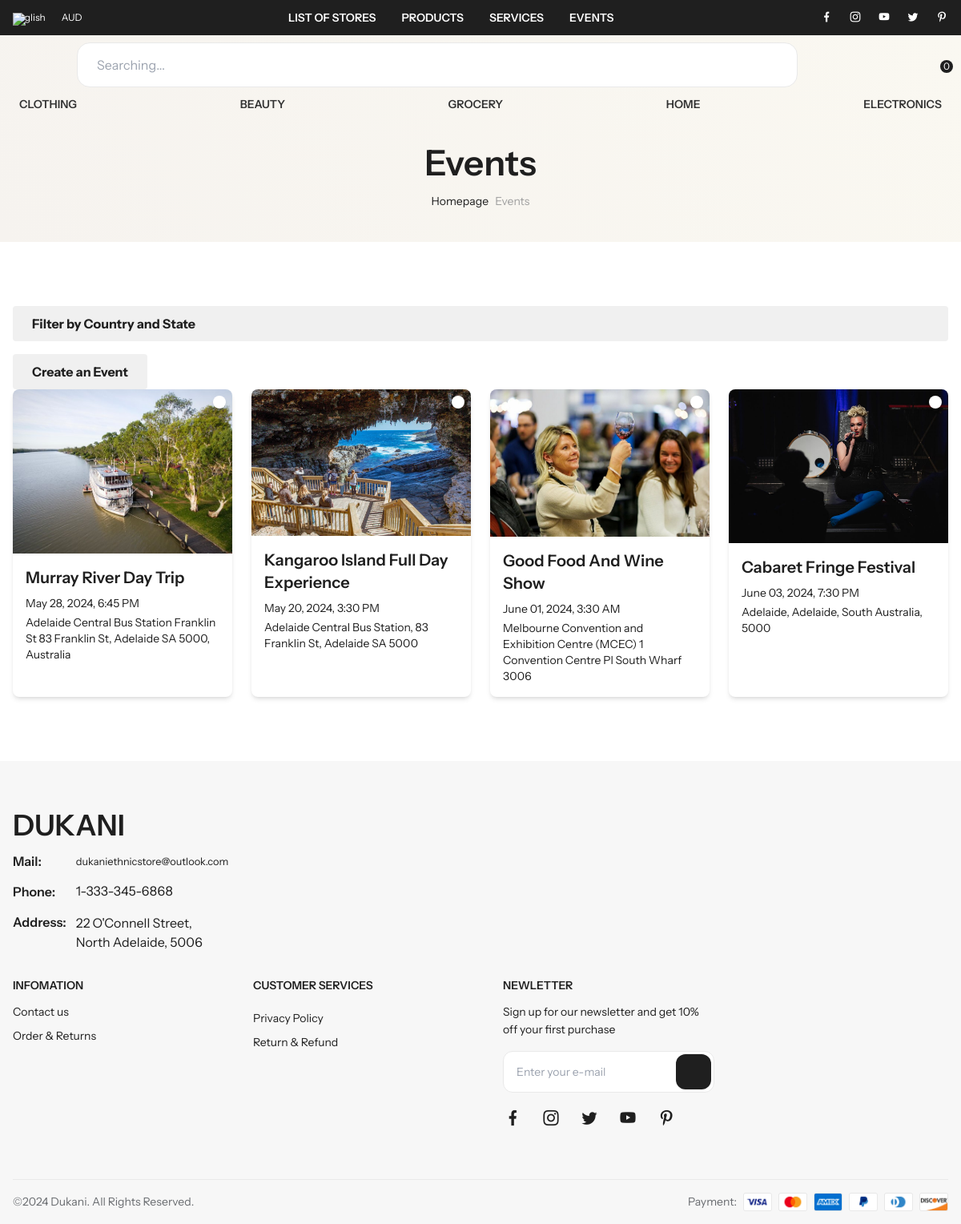
Screenshot of /events/ with the database file from the repository.
### business/models.py (models this page shows, shortened)
class Event(models.Model):
    organizer = models.ForeignKey(CustomUser, on_delete=models.CASCADE, related_name='organized_events')
    title = models.CharField(max_length=200)
    description = models.TextField()
    country = models.ForeignKey('Country', on_delete=models.CASCADE, related_name='events')
    state = models.ForeignKey('State', on_delete=models.CASCADE, related_name='events')
    start_time = models.DateTimeField()
    location = models.CharField(max_length=255)
    banner_image = models.ImageField(upload_to='event_banners/', blank=True, null=True)
    created_at = models.DateTimeField(default=timezone.now)
    is_featured = models.BooleanField(default=False)

### business/views.py (the view, shortened to what this page needs)
# urls.py: path('events/', views.events, name='events'),
def events(request):
    events = Event.objects.all().select_related('organizer', 'country', 'state')
    countries = Country.objects.all()
    states = State.objects.all()
    country_filter = request.GET.getlist('country')
    state_filter = request.GET.getlist('state')
    if country_filter and state_filter:
        events = events.filter(
            Q(country__in=country_filter) &
            Q(state__in=state_filter)
        )
    elif country_filter:
        events = events.filter(country__in=country_filter)
    elif state_filter:
        events = events.filter(state__in=state_filter)
    if request.user.is_authenticated:
        saved_event_ids = request.user.saved_events.values_list('event_id', flat=True)
        for event in events:
            event.is_saved = event.id in saved_event_ids
    else:
        for event in events:
            event.is_saved = False
    context = {
        'events': events,
        'countries': countries,
        'states': states,
        'selected_countries': country_filter,
        'selected_states': state_filter,
    }
    return render(request, 'business/events.html', context)

### business/context_processors.py (called while the page is built)
def cart_data(request):
    if request.user.is_authenticated:
        cart_items = Cart.objects.filter(user=request.user)
        total_price = sum(item.product.price * item.quantity for item in cart_items)
        item_prices = defaultdict(float)
        cart_variations = defaultdict(list)
        for item in cart_items:
            item_price = item.product.price * item.quantity
            item_prices[item.id] = item_price
            variations = CartItemVariation.objects.filter(cart=item)
            cart_variations[item.id] = [v.product_variation.value for v in variations]
    else:
        cart_items = []
        total_price = 0
        item_prices = {}
        cart_variations = {}
    return {
        'cart_items': cart_items,
        'total_price': total_price,
        'item_prices': item_prices,
        'cart_variations': cart_variations,
    }

def cart_item_count(request):
    if request.user.is_authenticated:
        cart_items = Cart.objects.filter(user=request.user).aggregate(total_quantity=Sum('quantity'))
        return {'cart_item_count': cart_items['total_quantity'] or 0}
    else:
        return {'cart_item_count': 0}

def unread_message_count(request):
    if request.user.is_authenticated:
        unread_count = Message.objects.filter(
            recipient=request.user,
            is_read=False
        ).filter(
            Q(business__isnull=True) | Q(business__isnull=False)
        ).count()
    else:
        unread_count = 0
    return {
        'unread_message_count': unread_count,
    }

def business_order_count(request):
    order_count = 0
    if request.user.is_authenticated and hasattr(request.user, 'business'):
        business = request.user.business
        order_count = Order.objects.filter(items__product__business=business, order_status='ordered').distinct().count()
    return {'business_order_count': order_count}

def popular_products(request):
    popular_products = Product.objects.filter(is_popular=True)
    return {
        'popular_products': popular_products
    }

### business/templates/business/events.html (shortened to what this page needs)
{% extends "business/base.html" %}
{% load static %}
{% block slider %}
<div class="breadcrumb-block style-shared">
    <div class="breadcrumb-main bg-linear overflow-hidden">
        <div class="container lg:pt-[134px] pt-24 pb-10 relative">
            <div class="main-content w-full h-full flex flex-col items-center justify-center relative z-[1]">
                <div class="text-content">
                    <div class="heading2 text-center">Events</div>
                    <div class="link flex items-center justify-center gap-1 caption1 mt-3">
                        <a href='{% url "home" %}'>Homepage</a>
                        <div class='text-secondary2 capitalize'>Events</div>
                    </div>
                </div>
            </div>
        </div>
    </div>
</div>
{% endblock slider %}
{% block content %}
<div class='blog list md:py-20 py-10'>
    <div class="container">
        <div class="mb-4 flex flex-col md:flex-row gap-4">
            <button id="toggleFilters" class="w-full md:w-auto py-2 px-4 bg-gray-200 text-gray-800 rounded" style="padding: 10px; background-color: #f0f0f0; border: none; text-align: left; font-weight: bold; cursor: pointer;">
                Filter by Country and State
            </button>
            <a href="{% url "create_event" %}">
                <button class="w-full md:w-auto py-2 px-4 bg-gray-200 text-gray-800 rounded" style="padding: 10px; background-color: #f0f0f0; border: none; text-align: left; font-weight: bold; cursor: pointer;">
                    Create an Event
                </button>
            </a>
        </div>
        <div class="flex flex-col gap-y-12">
            <div id="event-list" class="grid grid-cols-1 sm:grid-cols-2 lg:grid-cols-4 gap-6">
                {% for event in events %}
                    <div class="event-card bg-white rounded-lg shadow-md overflow-hidden relative" data-event-id="{{ event.id }}">
                        <a href="{% url 'event_detail' event.id %}" class="block">
                            <img src="{{ event.banner_image.url }}" alt="{{ event.title }}" class="w-full h-40 object-cover">
                            <div class="p-4">
                                <h3 class="heading6 truncate">{{ event.title }}</h3>
                                <div class="text-sm text-gray-600 mt-2">
                                    <div class="flex items-center">
                                        <span>{{ event.start_time|date:"F d, Y, g:i A" }}</span>
                                    </div>
                                    <div class="flex items-center mt-1">
                                        <span class="truncate">{{ event.location }}</span>
                                    </div>
                                </div>
                            </div>
                        </a>
                        <button class="share-button absolute top-2 right-2 bg-white rounded-full p-2 shadow-md">
                        </button>
                    </div>
                {% endfor %}
            </div>
        </div>
    </div>
</div>
{% endblock content %}

### business/static/business/assets/css/messages.css (style rules this page uses)
body { margin-top:20px; }
.px-4 { padding-right: 1.5rem!important; padding-left: 1.5rem!important; }

### rows the page displays
Event: banner_image (picture), title "Murray River Day Trip", start_time "May 28, 2024, 6:45 PM", location "Adelaide Central Bus Station Franklin St 83 Franklin St, Adelaide SA 5000, Australia"
Event: banner_image (picture), title "Kangaroo Island Full Day Experience", start_time "May 20, 2024, 3:30 PM", location "Adelaide Central Bus Station, 83 Franklin St, Adelaide SA 5000"
Event: banner_image (picture), title "Good Food And Wine Show", start_time "June 01, 2024, 3:30 AM", location "Melbourne Convention and Exhibition Centre (MCEC) 1 Convention Centre Pl South Wharf 3006"
Event: banner_image (picture), title "Cabaret Fringe Festival", start_time "June 03, 2024, 7:30 PM", location "Adelaide, Adelaide, South Australia, 5000"
